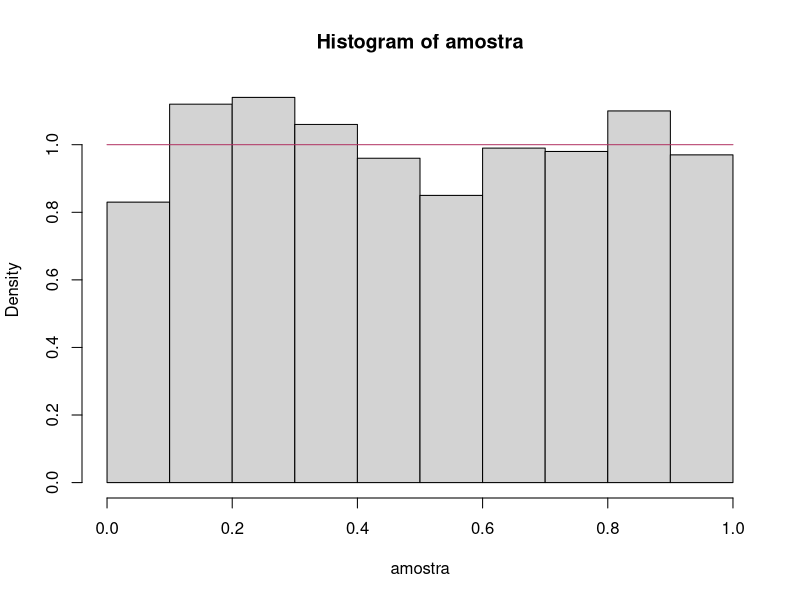
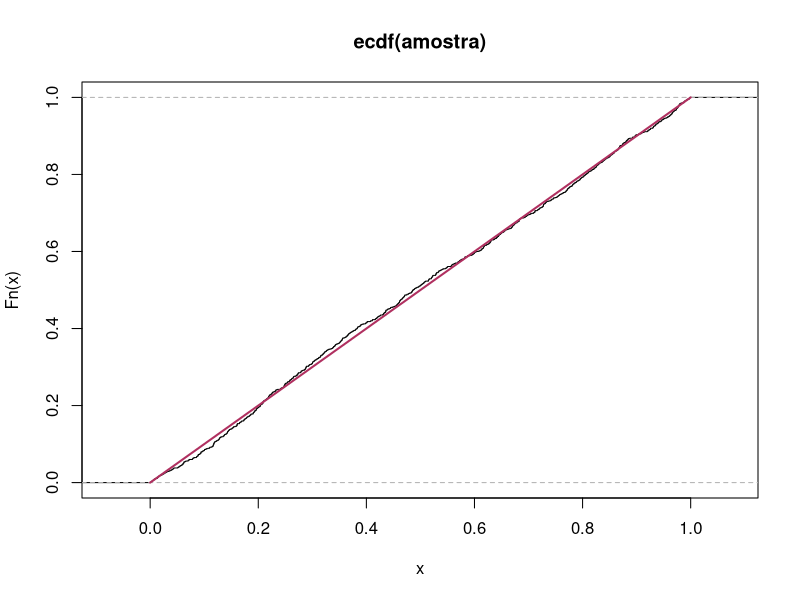
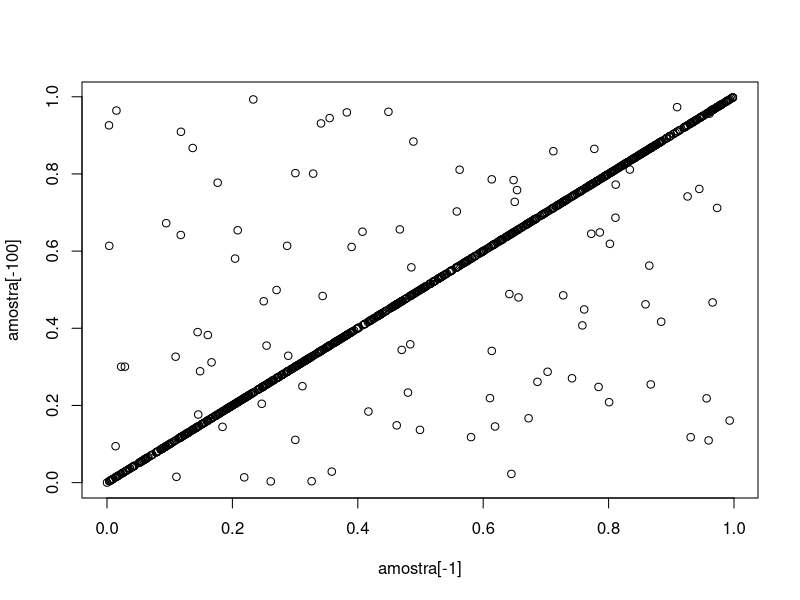
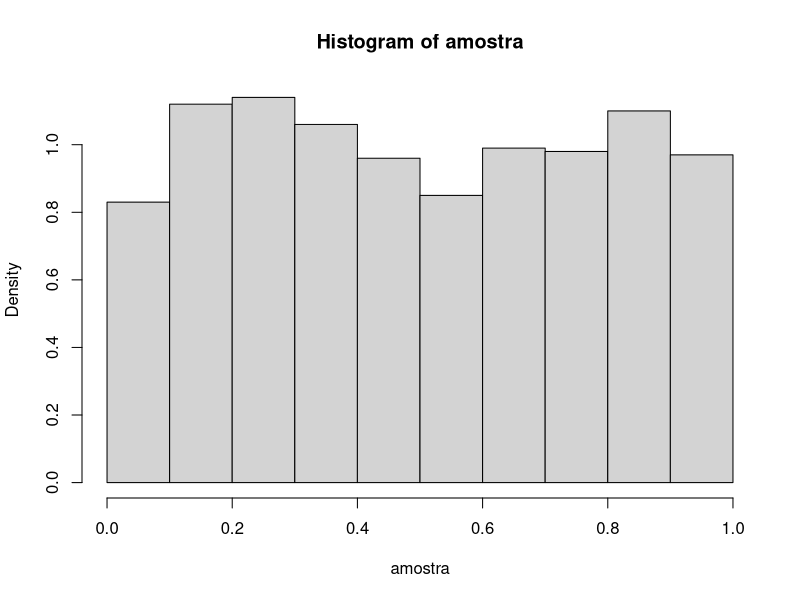
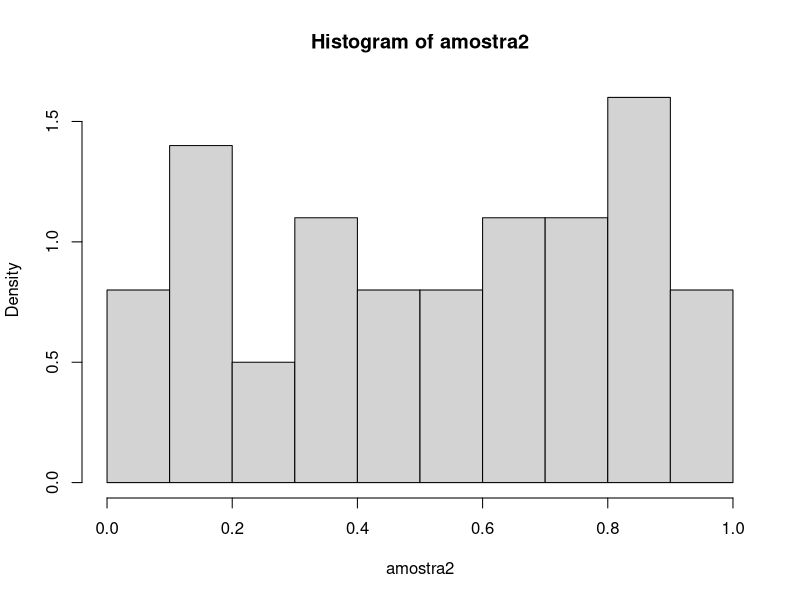
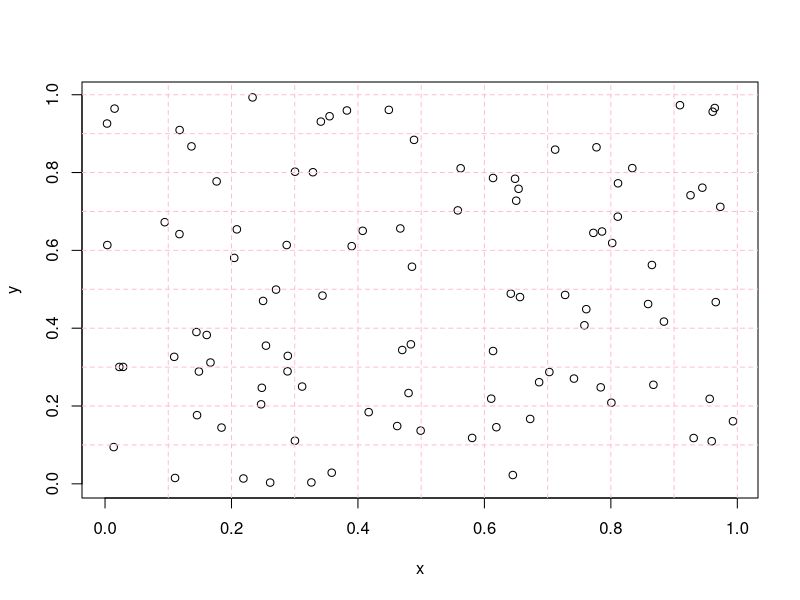
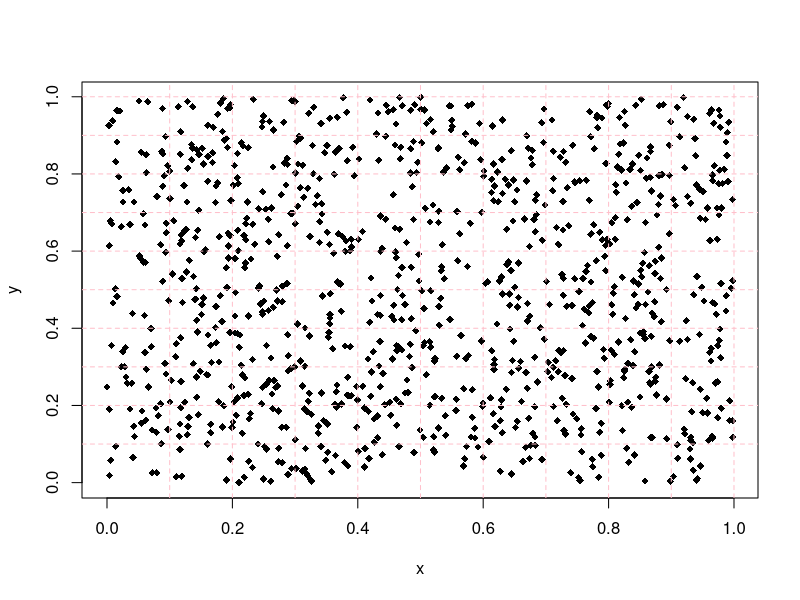
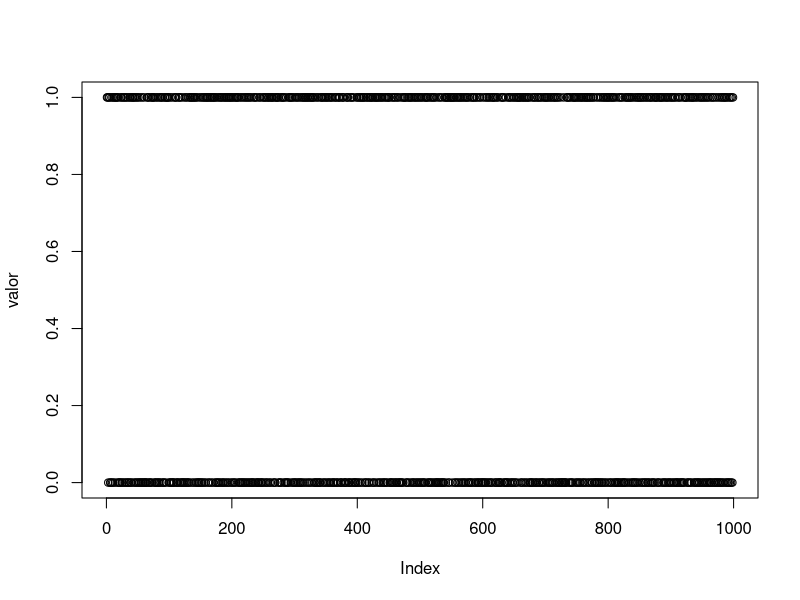

Here is the R script that generated these plots, in order:
geradorU<-function(m=(2^31-1), A=16807, B=1, seed=123456789,n)
{
  u<-numeric(n)
  anterior<-seed
  for(i in 1:n)
  {
    x<-(anterior*A+B)%%m
    u[i]<-x
    anterior<-x
  }
  return(u/m)
}
amostra<-geradorU(n=1000)

mean(amostra)
var(amostra)

obj.hist<-hist(amostra, freq = F, breaks = 10)
curve(dunif(x),from = 0, to = 1, add = T, col="maroon")
observado<-obj.hist$counts
esperado<-replicate(length(observado),1000/length(observado))

x.sq<-sum(((observado-esperado)^2)/esperado)

# Se os valores são iguais, a estatistica T~Qui-qua(10-1), 9
1-pchisq(x.sq, df=length(observado)-1)

# Teste X^2 junto com o histograma

fn<-ecdf(amostra)
plot(fn)
curve(punif(x), from = 0, to = 1, add = T, col= "maroon", lwd=2)


plot(amostra[-1], amostra[-100])

# Teste T
t.test(amostra, mu=0.5, alternative = "two.sided")
# Conclusão, não temos evidências significativas para rejeitar H0


ks.test(amostra, "punif")
# H0: amostra oriunda de distribuição uniforme
# H1: cc
# Não há evidências para rejeitar H0, a amostra parece ser oriunda de uma distribuição uniforme

#Quero um valor esperado de 10 por intervalo, 10 intervalos, aqui intervalor iguais de mesma probabilidade (Uniforme)
amostra.hist<-hist(amostra, breaks = 10, freq = F)
amostra.hist$counts
valor.esperado<-replicate(10,10)

sum(((amostra.hist$counts-valor.esperado)^2)/valor.esperado)

p.valor<-pchisq(8.6,df=9, lower.tail = F)


amostra2<-geradorU(seed=666666666, n=100)
amostra2.hist<-hist(amostra2, breaks = 10, freq = F)
amostra2.hist$counts

sum(((amostra2.hist$counts-valor.esperado)^2)/valor.esperado)
p.valor<-pchisq(9.6,df=9, lower.tail = F)


x<-amostra[2:100] # AMOSTRA[-1]
y<-amostra[1:99] # AMOSTRA[-100]
plot(x,y)
abline(h=c(1:10)*0.1, v=(1:10)*0.1, col="pink", lty=2)

amostra3<-geradorU(n=1001)
x<-amostra3[-1] # AMOSTRA[-1]
y<-amostra3[-1000] # AMOSTRA[-100]
plot(x,y, pch=18)
abline(h=c(1:10)*0.1, v=(1:10)*0.1, col="pink", lty=2)

nx<-10
ny<-10
intervalos_x <- cut(amostra3[-1], breaks = nx, labels = 1:nx)
intervalos_y <- cut(amostra3[-1000], breaks = ny, labels = 1:ny)

# Matriz para contar os pontos em cada intervalo

final_cont <- matrix(0, nrow = ny, ncol = nx)

# Contando os pontos em cada intervalo
for (i in 1:nx) {
  for (j in 1:ny) {
    final_cont[j, i] <- sum(intervalos_x==i & intervalos_y==j)
  }
}

# Resultado final
print(final_cont)

# Outra forma de contar os pontos observados em cada categoria
categorias.x<-cut(amostra3[-1],breaks = (0:10)*0.1, labels=paste0("X",1:10))
sum(table(categorias.x))

categorias.y<-cut(amostra3[-1001],breaks = (0:10)*0.1, labels=paste0("Y",1:10))
sum(table(categorias.y))

categorias.quadrado<-(paste0(categorias.x,"-",categorias.y))
tab<-table(categorias.quadrado)
x.2<-sum(((tab-10)^2)/10)
p.valor<-pchisq(x.2,df=99, lower.tail = F)


#------------------------------

amostra4<-geradorU(m=10,A=103,B=17,seed=2,n=100)
amostra4
# a cada 4 valores a sequencia se repete
# é desejável que os ciclos sejam longos

amostra3<-geradorU(n=1E3)
length(unique(amostra3))

diferencas.1<-diff(amostra4, lag = 1)
I.p<-(diferencas.1>0) 
I.p<-as.numeric(I.p)
I.n<-1-I.p


# Sequencias de valores 
valor<-amostra[-1]>amostra[-1000]
vetor<-as.numeric(1000)
soma<-0
for(i in 1:99)
{
  if(valor[i]==0)
  {
    vetor[i]<-0
    soma<-0
  }
  else
  {
    soma<-soma+1
    vetor[i]<-soma
  }
}
vetor

table(vetor)
max(vetor)
plot(valor)



#-------------

Rr<-function(N=100,r)
{
  Rr<-((N+1)*(r^2 + r -1) - (r+2)*(r^2-r-1))/(factorial(r+2))
}

corridas<-c(1:10)
valoresEsperados<-Rr(r=corridas)



# ------- Quantas corridas de tamanho n

amostra<-geradorU(n=100)


valor<-amostra[-1]>amostra[-100]
vetor<-as.numeric(99)
soma<-0
anterior<-valor[1]

for(i in 1:99)
{
  if(valor[i]==anterior)
  {
    soma<-soma+1
    vetor[i]<-soma
  }
  else
  {
    soma<-1
    vetor[i]<-soma
  }
  anterior
}

table(vetor)

# Como fazer vetorizados


